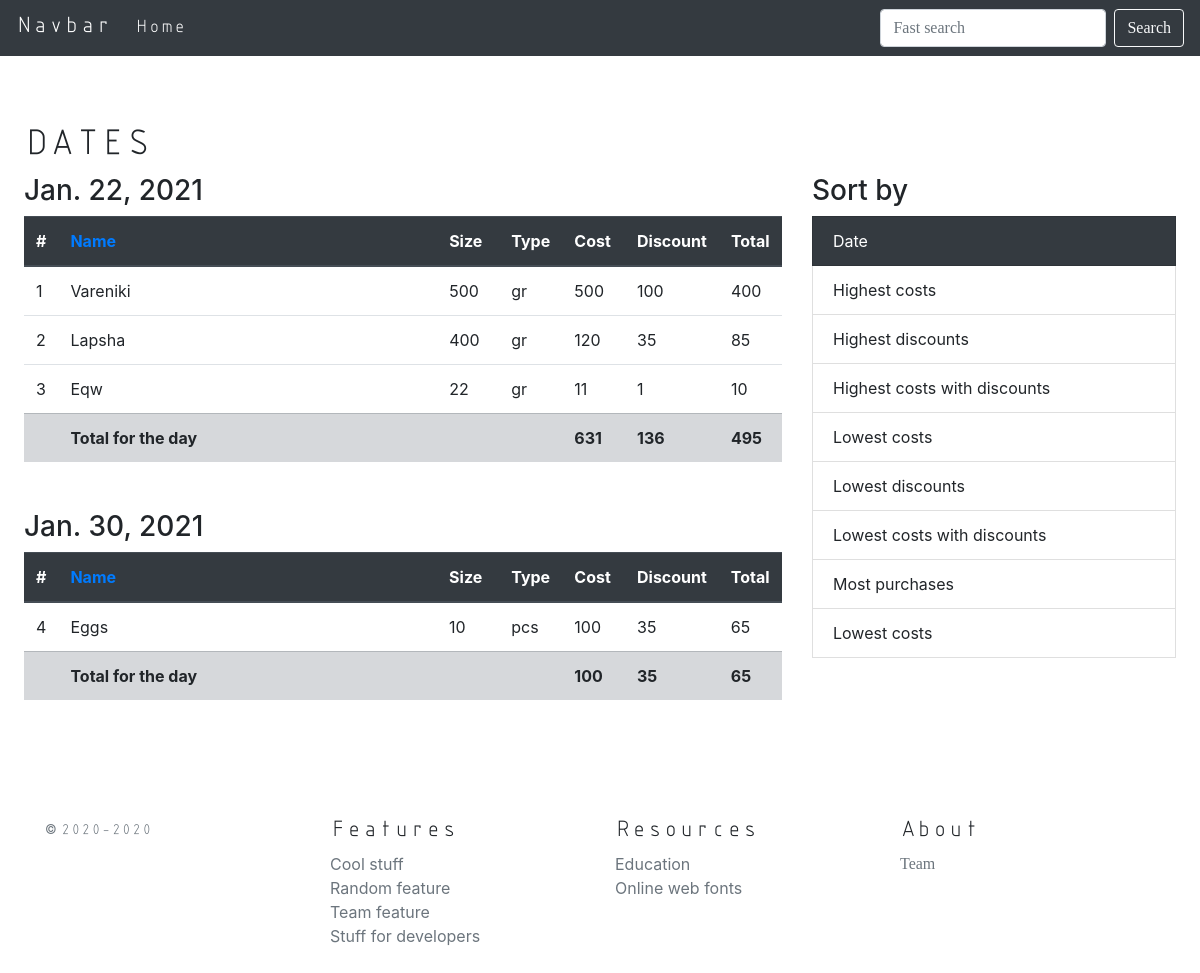
The page / on the database its author committed.
### panel/models.py (models this page shows)
class Date(models.Model):
    date_purchase = models.DateField()

class Product(models.Model):
    date = models.ForeignKey(Date, on_delete=models.CASCADE, related_name="products")
    name = models.CharField(max_length=255)
    size = models.IntegerField()
    TYPES = (("GR", "gramme"), ("ML", "milligrams"), ("PCS", "peaces"), ("LN", "length"))
    type = models.CharField(max_length=3, choices=TYPES, default="GR")
    cost = models.IntegerField()
    discount = models.IntegerField(default=0)

### panel/views.py (the view)
# urls.py: path('', include('panel.urls', namespace='home')),
def home(request):
    dates = Date.objects.all()
    return render(request, 'panel/home.html', {"dates": dates})

### panel/templatetags/poll_extras.py (called while the page is built)
@register.filter
def sub(value, arg):
    return value - arg

@register.filter
def sum_costs(query):
    total_cost = 0
    total_dis = 0
    for item in query:
        total_cost += item.cost
        total_dis += item.discount
    total = total_cost - total_dis
    total_day = [total_cost, total_dis, total]
    return total_day

@register.filter
def index(args, i):
    return args[i]

### panel/templates/panel/home.html
{% extends 'base.html' %}
{% load static %}
{% load poll_extras %}
{% block content %}
<div class="row mt-5 p-4">
    <div class="col-10">
        <h2 class="isoct font-weight-bold">DATES</h2>
    </div>
    <div class="col-8">
        {% for date in dates %}
        <h3 class="" id="date">{{ date.date_purchase }}</h3>
        <table class="table mb-5">
            <thead class="thead-dark">
                <tr>
                    <th>#</th>
                    <th class="col-7"><a href="{% url 'panel:sorter' %}">Name</a></th>
                    <th class="col-1">Size</th>
                    <th class="col-1">Type</th>
                    <th class="col-1">Cost</th>
                    <th class="col-1">Discount</th>
                    <th class="col-1">Total</th>
                </tr>
            </thead>
            <tbody>
                {% for product in date.products.all %}
                <tr>
                    <td>{{ product.id}}</td>
                    <td>{{ product.name|title }}</td>
                    <td>{{ product.size }}</td>
                    <td>{{ product.type|lower }}</td>
                    <td>{{ product.cost }}</td>
                    <td>{{ product.discount }}</td>
                    <td>{{ product.cost|sub:product.discount }} </td>
                </tr>
                {% endfor %}
                <tr class="table-secondary">
                    <th></th>
                    <th >Total for the day</th>
                    <th></th>
                    <th></th>
                    <th>{{ date.products.all|sum_costs|index:0 }}</th>
                    <th>{{ date.products.all|sum_costs|index:1 }}</th>
                    <th>{{ date.products.all|sum_costs|index:2  }}</th>
                </tr>
            </tbody>
        </table>
        {% endfor %}
    </div>
    <div class="col-4">
        <h3 class="">Sort by</h3>
        <ul class="list-group rounded-0">
            <li class="list-group-item bg-dark text-white">Date</li>
            <li class="list-group-item">Highest costs</li>
            <li class="list-group-item">Highest discounts </li>
            <li class="list-group-item">Highest costs with discounts</li>
            <li class="list-group-item">Lowest costs</li>
            <li class="list-group-item">Lowest discounts</li>
            <li class="list-group-item">Lowest costs with discounts</li>
            <li class="list-group-item">Most purchases </li>
            <li class="list-group-item">Lowest costs</li>
        </ul>
    </div>
</div>
{% endblock %}

### templates/base.html (shortened to what this page needs)
<!DOCTYPE html>
{% load static %}
<html lang="en">
  <head>
  <link href="{% static 'css/bootstrap.css' %}" rel="stylesheet" type="text/css" media="all" />
  <link href="{% static 'css/bootstrap.min.css' %}" rel="stylesheet" type="text/css" media="all" />
  <link href="{% static 'css/custom.css' %}" rel="stylesheet" type="text/css" media="all" />
  <link href="{% static 'icons/font/bootstrap-icons.css' %}" rel="stylesheet" type="text/css" media="all" />
</head>
<body>
<nav class="navbar navbar-expand-lg navbar-dark bg-dark">
  <a class="navbar-brand isoct font-weight-bolder" href="">Navbar</a>
  <div class="collapse navbar-collapse" id="navbarSupportedContent">
    <ul class="navbar-nav mr-auto">
      <li class="nav-item active">
        <a class="nav-link isoct font-weight-bolder" href="">Home <span class="sr-only">(current)</span></a>
      </li>
    </ul>
    <form class="form-inline my-2 my-lg-0 rect" action="">
      <input class="form-control mr-sm-2" type="search" placeholder="Fast search" aria-label="Search" name="search">
      <button class="btn btn-outline-light my-2 my-sm-0" type="submit">Search</button>
    </form>
  </div>
</nav>
{% block content %}
{% endblock %}
<footer class="container py-5">
  <div class="row">
    <div class="col-12 col-md">
      <small class="d-block mb-3 text-muted">© <span class="isoct font-weight-bolder">2020-2020</span></small>
    </div>
    <div class="col-6 col-md">
      <h5 class="isoct font-weight-bolder">Features</h5>
        <ul class="list-unstyled text-small">
          <li><a class="text-muted" href=" ">Cool stuff</a></li>
          <li><a class="text-muted" href=" ">Random feature</a></li>
          <li><a class="text-muted" href=" ">Team feature</a></li>
          <li><a class="text-muted" href=" ">Stuff for developers</a></li>
        </ul>
    </div>
    <div class="col-6 col-md">
      <h5 class="isoct font-weight-bolder">Resources</h5>
        <ul class="list-unstyled text-small">
          <li><a class="text-muted" href="https://edu.gov.kg/ru/">Education</a></li>
          <li> <a class="text-muted" href="http://www.onlinewebfonts.com">Online web fonts</a></li>
        </ul>
    </div>
    <div class="col-6 col-md">
      <h5 class="isoct font-weight-bolder">About</h5>
      <ul class="list-unstyled text-small rect">
        <li><a class="text-muted" href="">Team</a></li>
      </ul>
    </div>
  </div>
</footer>
</body>
</html>

### static/css/custom.css (style rules this page uses)
.isoct { font-family: 'ISOCT'; font-weight: normal; font-style: normal; }
.rect { font-family: 'rect'; font-weight: normal; font-style: normal; }

### rows shown on the page
Date: date_purchase "Jan. 22, 2021", products.all|sum_costs "631", products.all|sum_costs "136", products.all|sum_costs "495"
Product: id "1", name "Vareniki", size "500", type "gr", cost "500", discount "100", cost|sub "400"
Product: id "2", name "Lapsha", size "400", type "gr", cost "120", discount "35", cost|sub "85"
Product: id "3", name "Eqw", size "22", type "gr", cost "11", discount "1", cost|sub "10"
Date: date_purchase "Jan. 30, 2021", products.all|sum_costs "100", products.all|sum_costs "35", products.all|sum_costs "65"
Product: id "4", name "Eggs", size "10", type "pcs", cost "100", discount "35", cost|sub "65"
